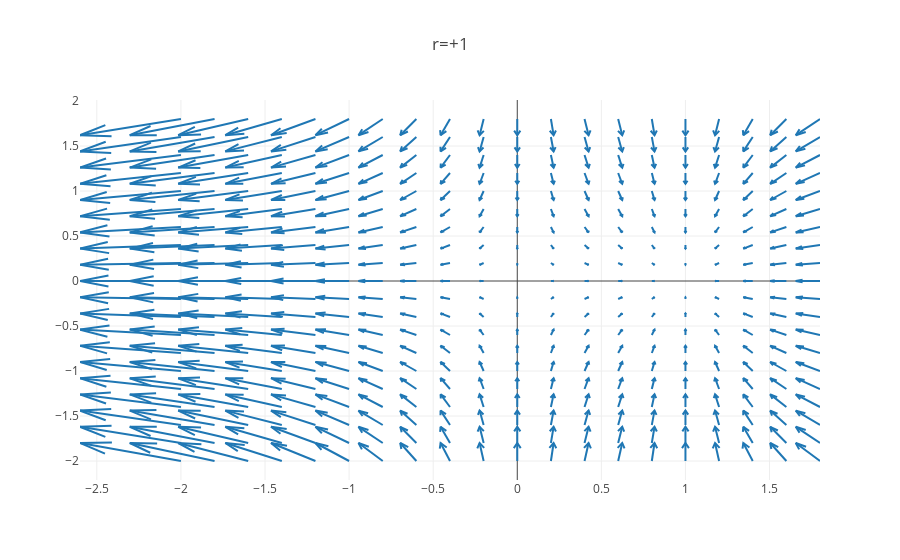

Notebook code for this chart:
### Markdown cell above
Analogue to the one dimensional case the two fixed points we found with $r<0$ merged to half-stable fixed point at $x=0$. Half-stable as neighboring arrows show to the left, thus, points right from the fixed point flow through the fixed point to the left hand side.

### Code cell
x, y = np.meshgrid(np.arange(-2, +2, .2), np.arange(-2, +2, .2))

u = x - x**2
v = -y

figure = ff.create_quiver(x, y, u, v)
figure['layout'].update(title='r=+1')

py.iplot(figure)

### Figure 1 — Plotly figure (JSON) as saved in the notebook; plotly's stock layout.template omitted (floating-point values rounded to 4 significant figures; data arrays with more than 128 entries replaced by an {"elided": "..."} marker saying what was removed)
{"data": [{"mode": "lines", "type": "scatter", "uid": "bc7a87f9-1104-4dc1-bbf2-15ce710032b1", "x": {"elided": "2800 float values"}, "y": {"elided": "2800 float values"}}], "layout": {"hovermode": "closest", "title": "r=+1"}}
